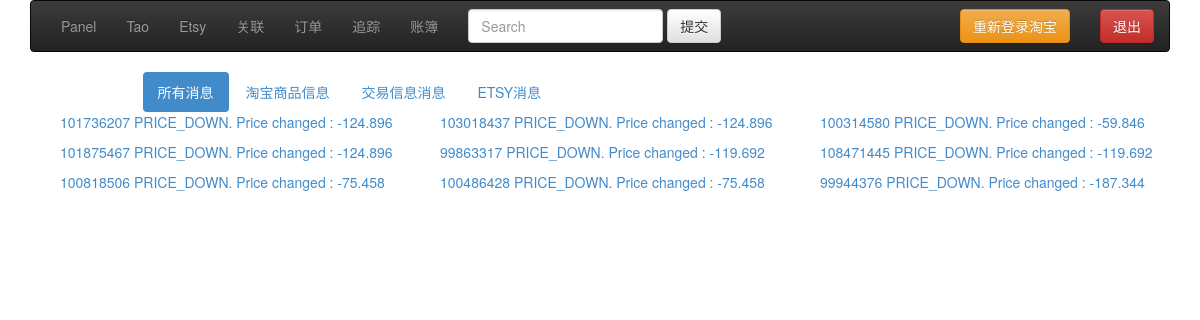
The app's page /index.php/notification with its own data.
### tables this page shows
CREATE TABLE `pe_notification` (
  `nid` int(10) unsigned NOT NULL auto_increment,
  `title` varchar(50) NOT NULL,
  `notification` varchar(255) NOT NULL,
  `created` datetime NOT NULL,
  `type` varchar(25) NOT NULL,
  `type_model` varchar(25) NOT NULL,
  `status` tinyint(3) unsigned NOT NULL,
  `read_time` datetime NOT NULL,
  `channel` varchar(10) NOT NULL,
  `bind_id` int(10) unsigned NOT NULL,
  PRIMARY KEY  (`nid`)
);

### application/libraries/Session.php (called while the page is built, shortened)
<?php  if ( ! defined('BASEPATH')) exit('No direct script access allowed');
class CI_Session {
	function userdata($item)
	{
		if ($item == 'session_id')
		{
			return session_id();
		}
		else
		{
			if(strpos($item,'.') === FALSE){
				return ( ! isset($_SESSION[$item])) ? false : $_SESSION[$item];
			}else{
				$keys = explode('.', $item);
				$item = $_SESSION;
				foreach($keys as $key){
					if( isset($item[$key]) ){
						$item = $item[$key];
					}else{
						return FALSE;
					}
				}
				return $item;
			}
		}
	}
}

### application/helpers/user_helper.php (called while the page is built, shortened)
<?php  if ( ! defined('BASEPATH')) exit('No direct script access allowed');
if( ! function_exists('is_taooauth_expires()')){
    function is_taooauth_expires(){
        $ci = & get_instance();
        $exp_time = $ci->session->userdata('user.bind.taobao.expires_in');
        $create_time = $ci->session->userdata('user.bind.taobao.createtime');
        $now = time();
        if( ($now - $create_time) > $exp_time ){
            return TRUE;
        }else{
            return FALSE;
        }
    }
}

### application/controllers/notification.php (called while the page is built, shortened)
<?php if ( ! defined('BASEPATH')) exit('No direct script access allowed');
class Notification extends CI_Controller {
    public function __construct()
    {
        $this->template->set_partial('menu','common/admin_menu');
        $this->template->set_partial('submenu','admin/notification/notification_submenu');
    }
    public function index()
    {
        $type = $this->uri->segment(3);
        $type_model = $this->uri->segment(4);
        $notifications = $this->m_notification->getNotification($type,$type_model);
        $this->template->build('admin/notification/notification',array('notifications'=>$notifications));
    }
}

### index.php (called while the page is built, shortened)
<?php
require_once BASEPATH.'core/CodeIgniter.php';

### application/models/m_notification.php (called while the page is built, shortened)
<?php if ( ! defined('BASEPATH')) exit('No direct script access allowed');
class M_Notification extends CI_Model {
    function getNotification($type='',$type_model='',$status = 0){
        $query = "select * from ".$this->db->dbprefix('notification')." where channel = ? ";
        $where = 'and status = ? ';
        $data = array($this->session->userdata('channel'),$status);
        $rs = $this->db->query($query.$where,$data);
        if($rs->num_rows() > 0){
            return $rs->result_array();
        }
        return array();
    }
}

### application/themes/default/views/admin/notification/notification.php (the view, shortened to what this page needs)
<?php echo isset($template['partials']['submenu'])?$template['partials']['submenu']:'';?>
<div class="container">
    <?php foreach($notifications as $notification){
            switch (strtolower($notification['type'])) {
                case 'etsy':
                    $link = site_url('etsy/listing/'.$notification['bind_id']);
                    break;
            }
    ?>
    <div class="col-md-4">
        <p><a href="<?php echo $link;?>"><?php echo $notification['title']; ?></a></p>
    </div>
    <?php } ?>
</div>

### records on screen
pe_notification: title "101736207 PRICE_DOWN. Price changed : -124.896"
pe_notification: title "103018437 PRICE_DOWN. Price changed : -124.896"
pe_notification: title "100314580 PRICE_DOWN. Price changed : -59.846"
pe_notification: title "101875467 PRICE_DOWN. Price changed : -124.896"
pe_notification: title "99863317 PRICE_DOWN. Price changed : -119.692"
pe_notification: title "108471445 PRICE_DOWN. Price changed : -119.692"
pe_notification: title "100818506 PRICE_DOWN. Price changed : -75.458"
pe_notification: title "100486428 PRICE_DOWN. Price changed : -75.458"
pe_notification: title "99944376 PRICE_DOWN. Price changed : -187.344"
